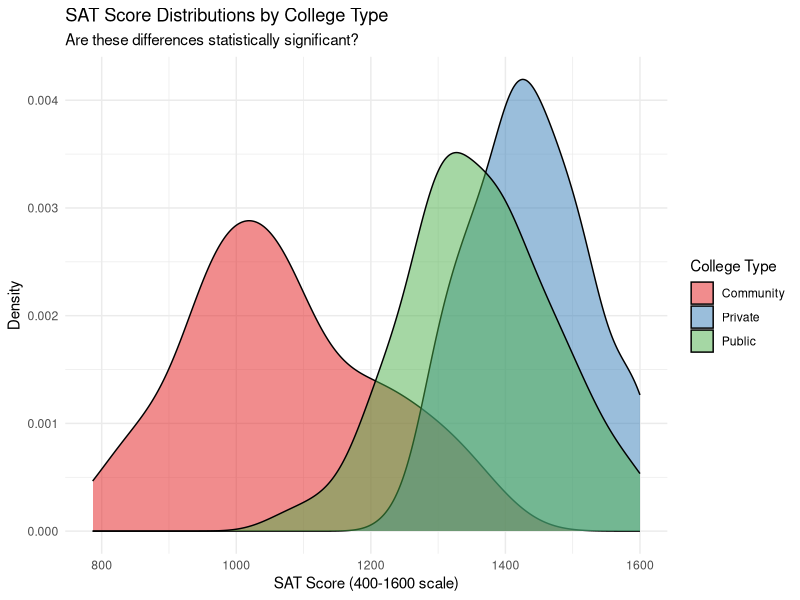
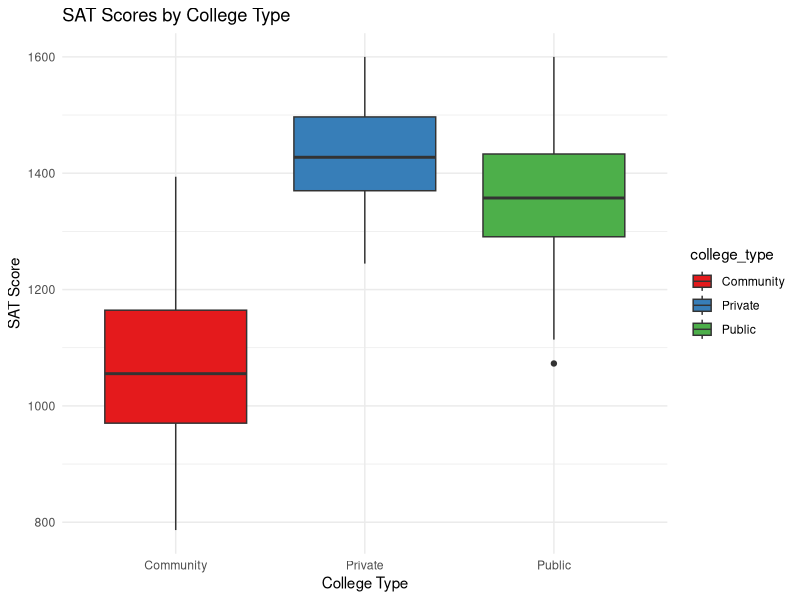

Here is the R script that generated these plots, in order:
## ---- chunk 1
knitr::opts_chunk$set(echo = TRUE, message = FALSE, warning = FALSE)
## ---- chunk 2
library(tidyverse)
## ---- chunk 3
# Set seed for reproducibility
set.seed(123)

# Create simulated SAT scores for admitted students across three college types
# Scale is 400-1600 for total SAT
public_college <- rnorm(100, mean = 1350, sd = 120)
private_college <- rnorm(100, mean = 1450, sd = 100)
community_college <- rnorm(100, mean = 1050, sd = 150)

# Combine into a single dataframe
admissions_data <- data.frame(
  college_type = factor(rep(c("Public", "Private", "Community"), each = 100)),
  sat_score = c(public_college, private_college, community_college)
)

# Ensure SAT scores are within realistic range (400-1600)
admissions_data$sat_score <- pmin(pmax(admissions_data$sat_score, 400), 1600)

# Quick look at the data
head(admissions_data)
## ---- chunk 4
# Summary statistics by college type
admission_summary <- admissions_data |>
  group_by(college_type) |>
  summarize(
    mean_score = mean(sat_score),
    median_score = median(sat_score),
    sd_score = sd(sat_score),
    min_score = min(sat_score),
    max_score = max(sat_score)
  )

print(admission_summary)
## ---- chunk 5
# Create density plot showing overlapping distributions
ggplot(admissions_data, aes(x = sat_score, fill = college_type)) +
  geom_density(alpha = 0.5) +
  labs(
    title = "SAT Score Distributions by College Type",
    subtitle = "Are these differences statistically significant?",
    x = "SAT Score (400-1600 scale)",
    y = "Density",
    fill = "College Type"
  ) +
  theme_minimal() +
  scale_fill_brewer(palette = "Set1")
## ---- chunk 6
# Create boxplot for another view
ggplot(admissions_data, aes(x = college_type, y = sat_score, fill = college_type)) +
  geom_boxplot() +
  labs(
    title = "SAT Scores by College Type",
    x = "College Type",
    y = "SAT Score"
  ) +
  theme_minimal() +
  scale_fill_brewer(palette = "Set1")
## ---- chunk 7
# Run one-way ANOVA
anova_result <- aov(sat_score ~ college_type, data = admissions_data)
summary(anova_result)
## ---- chunk 8
# Tukey's HSD test to see which specific pairs of college types differ
tukey_result <- TukeyHSD(anova_result)
print(tukey_result)
